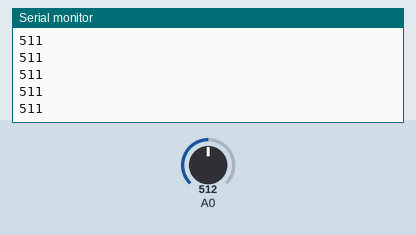
This sketch was run on a simulated Arduino Uno, built with avr-gcc and run on an emulated ATmega328P. On the bench: the last lines printed to the serial monitor. Inputs (shaded band) come from the test bench; at power-on: A0 = 512.

Above: at 1.2 s.
1.3 s: A0 set to 716
At 1.31 s:
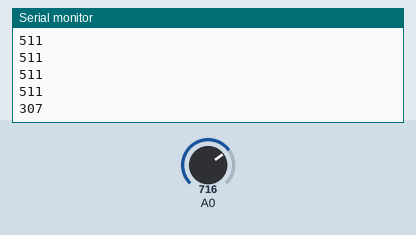
2.8 s: A0 set to 900
At 2.81 s:
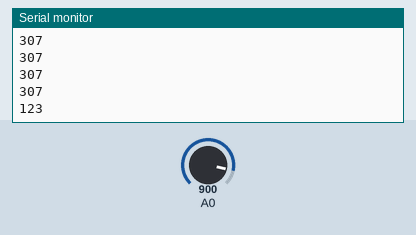
Timing chart, 0 to 5.8 s (numbered marks = the images above; inputs shaded):
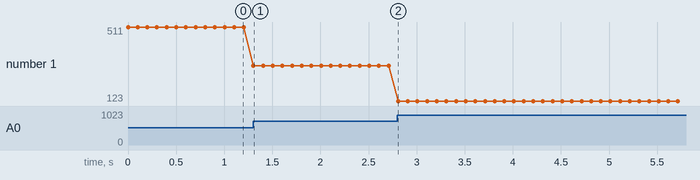

Measured:
- after the input at 1.3 s, the serial monitor: prints a new line at once (image 1)
- after the input at 2.8 s, the serial monitor: prints a new line at once (image 2)
- plotted number 1: 511 → 307 after the input at 1.3 s, 307 → 123 after the input at 2.8 s

The sketch:

soil_moisture_arduino.ino
```cpp
int sensorValue;

void setup() {
  // put your setup code here, to run once:
  Serial.begin(9600);
}

void loop() {
  sensorValue = analogRead(A0);
  Serial.println(1023-sensorValue);
  delay(100);
}
```
